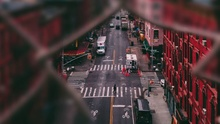
%> input picture Gaussian_Blur.jpg, 220 x 124 px, shrunk from 1920 x 1080 before the run
$ octave --eval "main;"   (GNU Octave 9; MATLAB toolbox functions it lacks are replaced by stand-ins)
%> lines starting %> are read from the running program, lines starting %| are printed output that depends on the picture
function main()
    % Specify the image path
    imagePath = "C:\Users\galir\Downloads\final project\Gaussian_Blur.jpg";

    % Read the image
    input_image = imread(imagePath);
%> input_image is the input picture: size 124x220x3 uint8; mean R, G, B 74.5, 55.8, 56.8

    % Convert to grayscale if necessary (optional)
    if size(input_image, 3) == 3
        input_image = rgb2gray(input_image);
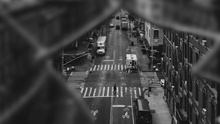
%> input_image: size 124x220 uint8; min 11, max 235, mean 61.5
    end

    % Set the sigma value for Gaussian blur
    sigma = 1;

    % Define number of repetitions for timing
    num_repeats = 10;

    % Number of cores to test
    core_counts = [2, 4, 8]; % Adjust based on your system's capabilities

    % Initialize arrays to store execution times and results
    serial_times = zeros(num_repeats, 1);
    parallel_times = zeros(num_repeats, length(core_counts));

    % Measure execution time for serial implementation using manual Gaussian blur
    for i = 1:num_repeats
        tic;
        output_image_serial = gaussian_blur_manual(input_image, sigma);
        serial_times(i) = toc;
    end

    % Measure execution time for parallel implementations with different core counts
    for c = 1:length(core_counts)
        num_workers = core_counts(c);

        % Check if a parallel pool already exists; if not, create one
        pool = gcp('nocreate'); % Get current parallel pool (if it exists)
        if isempty(pool)
            parpool(num_workers); % Start a parallel pool with specified number of workers
        end

        for i = 1:num_repeats
            tic;
            output_image_parallel = gaussian_blur_parallel_manual(input_image, sigma, num_workers);
            parallel_times(i, c) = toc;
        end

        % Optionally delete the pool after use (uncomment if desired)
        % delete(gcp('nocreate'));
    end

    % Calculate average times
    avg_serial_time = mean(serial_times);
    avg_parallel_times = mean(parallel_times);

    % Calculate speedup and efficiency for each core count
    speedup = avg_serial_time ./ avg_parallel_times;
    efficiency = speedup ./ core_counts'; % Divide by number of workers

    % Display results
    fprintf('Average Serial Time: %.4f seconds\n', avg_serial_time);

    for c = 1:length(core_counts)
        fprintf('Average Parallel Time (%d cores): %.4f seconds\n', core_counts(c), avg_parallel_times(c));
        fprintf('Speedup (%d cores): %.2f\n', core_counts(c), speedup(c));
        fprintf('Efficiency (%d cores): %.2f\n', core_counts(c), efficiency(c));
    end

    % Visualization of results
    figure;

    % Combine average times into a single array for plotting
    combined_avg_times = [avg_serial_time; avg_parallel_times(:)];

    % Execution Time Comparison Plot
    subplot(3, 1, 1);
    bar(combined_avg_times);
    set(gca, 'XTickLabel', [{'Serial'}, arrayfun(@(x) sprintf('%d Cores', x), core_counts, 'UniformOutput', false)]);
    ylabel('Execution Time (seconds)');
    title('Execution Time Comparison');

    % Speedup Plot
    subplot(3, 1, 2);
    bar(speedup);
    set(gca, 'XTickLabel', arrayfun(@(x) sprintf('%d Cores', x), core_counts, 'UniformOutput', false));
    ylabel('Speedup');
    title('Speedup Comparison');

    % Efficiency Plot
    subplot(3, 1, 3);
    bar(efficiency);
    set(gca, 'XTickLabel', arrayfun(@(x) sprintf('%d Cores', x), core_counts, 'UniformOutput', false));
    ylabel('Efficiency');
    title('Efficiency Comparison');
end

function output_image = gaussian_blur_manual(input_image, sigma)
   kernel_size = 2 * ceil(3 * sigma) + 1; % Calculate size of Gaussian kernel
   kernel_half_size = floor(kernel_size / 2);
   [X, Y] = meshgrid(-kernel_half_size:kernel_half_size, -kernel_half_size:kernel_half_size);

   % Create Gaussian kernel
   kernel = exp(-(X.^2 + Y.^2) / (2 * sigma^2));
   kernel = kernel / sum(kernel(:)); % Normalize the kernel

   [rows, cols] = size(input_image);
   output_image = zeros(rows, cols);

   % Apply convolution using the Gaussian kernel manually
   for i = 1:rows
       for j = 1:cols
           for kx = -kernel_half_size:kernel_half_size
               for ky = -kernel_half_size:kernel_half_size
                   if (i + kx > 0 && i + kx <= rows && j + ky > 0 && j + ky <= cols)
                       output_image(i,j) = output_image(i,j) + input_image(i + kx,j + ky) * kernel(kx + kernel_half_size + 1, ky + kernel_half_size + 1);
                   end
               end
           end
       end
   end

   output_image = uint8(output_image); % Convert back to uint8 if needed
end

function output_image = gaussian_blur_parallel_manual(input_image, sigma, num_workers)
   [rows, cols] = size(input_image);
   output_image = zeros(rows, cols);

   parfor i = 1:rows
       output_image(i,:) = gaussian_blur_manual(input_image(i,:), sigma);
   end

   output_image = uint8(output_image); % Convert back to uint8 if needed
end
%> (the run ends here)
